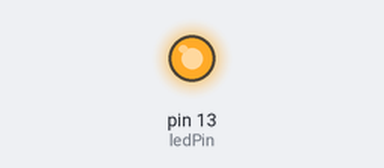
Simulated run of this sketch. Board: Arduino Uno, built with avr-gcc and run on an emulated ATmega328P. Parts: output pins drawn as LEDs (lit = HIGH).

Above: at 0.7 s.
At 54.2 s:
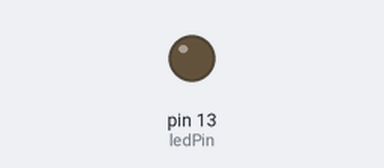
Timing chart, 0 to 59.3 s (numbered marks = the images above):
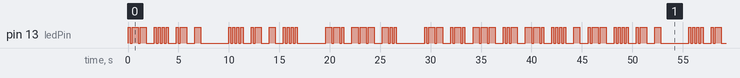

Measured:
- by itself, pin 13 (ledPin): moves between LOW and HIGH, repeating every 45.6 s
- by itself, everything shown: repeats every 45.6 s, in 100 steps

The sketch:

MorseBasic.ino
```cpp
/*This is a program to convert text typed into Serial Monitor into
International Morse code output to an LED
Make it say, "What hath god wrought"

*/

//set pin output 13 as constant
//milisecond delay of a dot
int ledPin=13;
int dotDelay = 200;

void setup()
{
  //Setup pin 13 as Output
  pinMode(ledPin, OUTPUT);
  //Use for serial input:
  //  Serial.begin(9600);

}

void loop()
{
  //send out morse code for "What hath god wrought"
  morseCodeSequence(".--"); //W
  morseCodeSequence("...."); //H
  morseCodeSequence(".-"); //A
  morseCodeSequence("-"); //T
  delay(2000);
  morseCodeSequence("...."); //H
  morseCodeSequence(".-"); //A
  morseCodeSequence("-"); //T
  morseCodeSequence("...."); //H
  delay(2000);
  morseCodeSequence("--."); //G
  morseCodeSequence("---"); //O
  morseCodeSequence("-.."); //D
  delay(2000);
  morseCodeSequence(".--"); //W
  morseCodeSequence(".-."); //R
  morseCodeSequence("---"); //O
  morseCodeSequence("..-"); //U
  morseCodeSequence("--."); //G
  morseCodeSequence("...."); //H
  morseCodeSequence("-"); //T
}

void morseCodeSequence(char* sequence)
{
  int i = 0;
  //loop for each element in the array
  while (sequence[i]  != NULL)
  {
    dotOrDash(sequence[i]); //send out dot or dash
      i++;  //Increment to the next element in the array
  }
  delay(dotDelay * 3); //gap between letters
}

void dotOrDash(char dotOrDash)
{
  digitalWrite(ledPin, HIGH);
 if (dotOrDash == '.')
{
 delay(dotDelay);
}

else // if not a dot, then it must be a dash
{
  delay(dotDelay*3);
}
digitalWrite(ledPin, LOW);
delay(dotDelay); //gap between flash
}


/*OLD
blip(){
digitalWrite(led, HIGH);
delay(500);
digitalWrite(led, LOW);
delay(500);

bloop(){
  digitalWrite(led, HIGH);
  delay (1000);
  digitalWrite(led, LOW);
  delay (1000);

// some sort of delay in between blips and bloops will be needed


  if A ".-"
  if B "-..."
  if C "-.-."
  if D "-.."
  if E "."
  if F "..-."
  if G "--."
  if H "...."
  if I ".."
  if J ".---"
  if K "-.-"
  if L ".-.."
  if M "--"
  if N "-."
  if O "---"
  if P ".--."
  if Q "--.-"
  if R ".-."
  if S "..."
  if T "-"
  if U "..-"
  if V "...-"
  if W ".--"
  if X "-..-"
  if Y "-.--"
  if Z "--.."
}
*/
```
